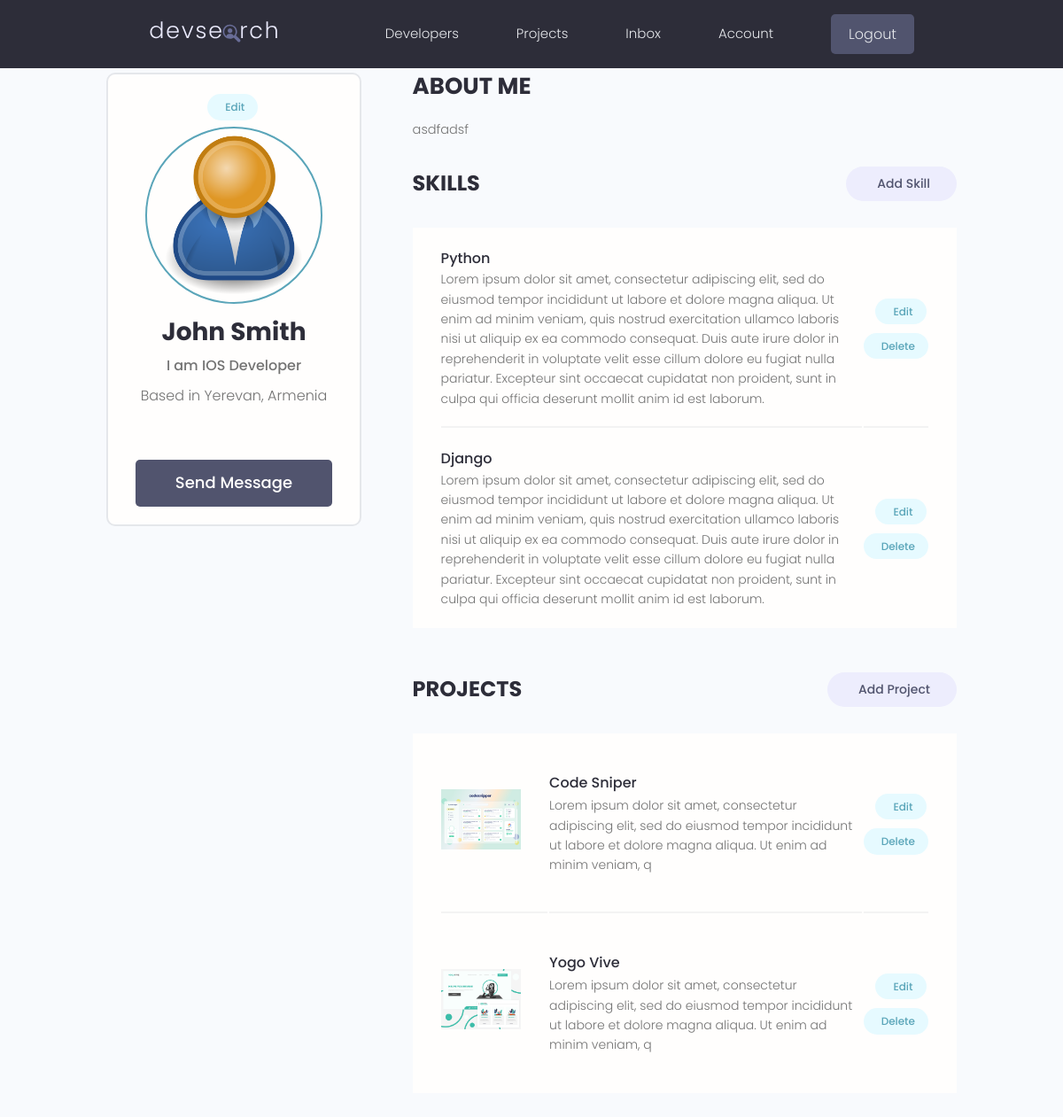
/account/ (signed in), run on the app's committed database.
### users/models.py (models this page shows, shortened)
class Profile(models.Model):
    user = models.OneToOneField(User, on_delete=models.CASCADE, null=True, blank=True)
    name = models.CharField(max_length=200, blank=True, null=True)
    username = models.CharField(max_length=200, blank=True, null=True)
    location = models.CharField(max_length=200, blank=True, null=True)
    email = models.EmailField(max_length=200, blank=True, null=True)
    short_intro = models.CharField(max_length=200, blank=True, null=True)
    bio = models.TextField(blank=True, null=True)
    profile_image = models.ImageField(null=True, blank=True, upload_to='profiles/', default='profiles/user-default.png')
    social_github = models.CharField(max_length=200, blank=True, null=True)
    social_twitter = models.CharField(max_length=200, blank=True, null=True)
    social_linkedin = models.CharField(max_length=200, blank=True, null=True)
    social_youtube = models.CharField(max_length=200, blank=True, null=True)
    social_website = models.CharField(max_length=200, blank=True, null=True)
    created = models.DateTimeField(auto_now_add=True)
    id = models.UUIDField(default=uuid.uuid4, unique=True, primary_key=True, editable=False)

class Skill(models.Model):
    owner = models.ForeignKey(Profile, on_delete=models.CASCADE, null=True, blank=True)
    name = models.CharField(max_length=200, blank=True, null=True)
    description = models.TextField(blank=True, null=True)
    created = models.DateTimeField(auto_now_add=True)
    id = models.UUIDField(default=uuid.uuid4, unique=True, primary_key=True, editable=False)

### projects/models.py (models this page shows, shortened)
class Project(models.Model):
    id = models.UUIDField(default=uuid.uuid4, unique=True, primary_key=True, editable=False)
    owner = models.ForeignKey(Profile, null=True, blank=True, on_delete=models.SET_NULL)
    title = models.CharField(max_length=200)
    description = models.TextField(null=True, blank=True)
    featured_image = models.ImageField(null=True, blank=True, default='default.jpg')
    demo_link = models.CharField(max_length=2000, null=True, blank=True)
    source_link = models.CharField(max_length=2000, null=True, blank=True)
    tags = models.ManyToManyField('Tag', blank=True)
    vote_total = models.IntegerField(default=0, null=True, blank=True)
    vote_ratio = models.IntegerField(default=0, null=True, blank=True)
    created = models.DateTimeField(auto_now_add=True)
    class Meta:
        ordering = ['created']

### users/views.py (the view)
# urls.py: path('account/', views.user_account, name='account'),
@login_required(login_url='login')
def user_account(request):
    profile = request.user.profile
    skills = profile.skill_set.all()
    projects = profile.project_set.all()
    context = {
        'profile': profile,
        'skills': skills,
        'projects': projects
    }
    return render(request, 'users/account.html', context)

### users/templates/users/account.html (shortened to what this page needs)
{% extends 'main.html' %}
{% block content %}
    <div class="container">
      <div class="layout">
        <div class="column column--1of3">
          <div class="card text-center">
            <div class="card__body dev">
              <a class="tag tag--pill tag--main settings__btn" href="{% url 'edit-account' %}"> Edit</a>
              <img class="avatar avatar--xl dev__avatar" src="{{ profile.profile_image.url}}" />
              <h2 class="dev__name">{{ profile.name }}</h2>
              <p class="dev__title">{{ profile.short_intro }}</p>
              <p class="dev__location">Based in {{ profile.location }}</p>
              <a href="#" class="btn btn--sub btn--lg">Send Message </a>
            </div>
          </div>
        </div>
        <div class="column column--2of3">
          <div class="devInfo">
            <h3 class="devInfo__title">About Me</h3>
            <p class="devInfo__about">
              {{ profile.bio }}
            </p>
          </div>
          <div class="settings">
            <h3 class="settings__title">Skills</h3>
            <a class="tag tag--pill tag--sub settings__btn tag--lg" href="{% url 'add-skill' %}"> Add Skill</a>
          </div>
          <table class="settings__table">
                {% for skill in skills %}
                  <tr>
                      <td class="settings__tableInfo">
                        <h4>{{ skill.name }}</h4>
                        <p>
                            {{ skill.description }}
                        </p>
                      </td>
                      <td class="settings__tableActions">
                        <a class="tag tag--pill tag--main settings__btn" href="{% url 'update-skill' skill.id %}"> Edit</a>
                        <a class="tag tag--pill tag--main settings__btn" href="{% url 'delete-skill' skill.id %}?next=/account">
                          Delete</a>
                      </td>
                    </tr>
                {% endfor %}
          </table>
          <div class="settings">
            <h3 class="settings__title">Projects</h3>
            <a class="tag tag--pill tag--sub settings__btn tag--lg" href="{% url 'create-project' %}"> Add Project</a>
          </div>
          <table class="settings__table">
              {% for project in projects %}
                <tr>
                  <td class="settings__thumbnail">
                    <a href="{% url 'project' project.id %}"><img src="{{ project.featured_image.url}}" alt="Project Thumbnail" /></a>
                  </td>
                  <td class="settings__tableInfo">
                    <a href="{% url 'project' project.id %}">{{ project.title }}</a>
                    <p>
                        {{ project.description|slice:'150' }}
                    </p>
                  </td>
                  <td class="settings__tableActions">
                    <a class="tag tag--pill tag--main settings__btn" href="{% url 'update-project' project.id %}"> Edit</a>
                    <a class="tag tag--pill tag--main settings__btn" href="{% url 'delete-project' project.id %}?next=/account">
                      Delete</a>
                  </td>
                </tr>
              {% endfor %}
          </table>
        </div>
      </div>
    </div>
{% endblock %}

### static/styles/app.css (style rules this page uses)
:root { --color-sub: #2d2d39; }
.btn--sub { background-color: var(--color-sub-light); }
.card { border: 2px solid var(--color-light); }
img { width: 100%; }
.dev__avatar { display: block; margin: auto; }
.dev__name { color: var(--color-sub); font-size: 2.8rem; font-weight: 700; margin-top: 1rem; margin-bottom: 0.5rem; }
.dev__title { font-size: 1.6rem; font-weight: 500; line-height: 1.3; }
.dev__location { margin-top: 1rem; }
.devInfo { margin-bottom: 3rem; }
.devInfo__title, .devInfo__subtitle { font-size: 2.6rem; color: var(--color-sub); text-transform: uppercase; font-weight: 700; margin-bottom: 1.5rem; }
.devInfo__about, .devSkill__info { font-size: 1.45rem; line-height: 1.7; text-align: justify; }
.settings { display: flex; justify-content: space-between; align-items: center; }
.settings__title { font-size: 2.4rem; text-transform: uppercase; font-weight: 700; color: var(--color-sub); }
.settings__table { margin-top: 3rem; margin-bottom: 5rem; padding: 0 3rem; background: var(--color-white); }
.settings__table tr { width: 100%; }
.settings__table tr > td { padding: 2rem 0; }
.settings__table tr:not(:last-child) td { border-bottom: 2px solid var(--color-white-light); }
.settings__thumbnail { width: 23%; min-width: 10rem; }
.settings__thumbnail img { padding-right: 3rem; height: 15rem; object-fit: contain; }
.settings__tableInfo { width: 100%; }
.settings__tableInfo h4, .settings__tableInfo a { padding-right: 1rem; width: auto; font-size: 1.6rem; font-weight: 500; color: var(--color-sub); }
.settings__tableInfo p { font-size: 1.4rem; }
.settings__tableActions { text-align: right; }

### static/uikit/styles/modules/_variables.css (style rules this page uses)
:root { --color-main: #5aa5b9; --color-main-light: #e6faff; --color-sub: #3f4156; --color-sub-light: #51546e; --color-sub-lighter: #ededfd; --color-text: #737373; --color-gray: #8b8b8b; --color-light: #e5e7eb; --color-light-gray: #767676; --color-bg: #f8fafd; --color-white: #fffefd; --color-white-light: #f3f3f3; --color-success: #359e64; --color-success-bg: #def8e8; --color-error: #fc4b0b; --color-error-bg: #fff2ee; --font-base: 'Poppins', arial, helvetica, 'Segoe UI', roboto, ubuntu, sans-serif; --font-monospace: 'Fira Code', 'Courier New', courier, monospace; --font-regular: 300; --font-medium: 500; --font-bold: 700; --generic-shadow: 1px 1px 5px #00000010; --generic-transition: all 0.3s ease-in-out; }

### static/uikit/styles/modules/_base.css (style rules this page uses)
* { margin: 0; padding: 0; box-sizing: border-box; text-rendering: optimizeLegibility; color: inherit; font-size: inherit; }
html { font-size: 50%; }
@media only screen and (min-width: 480px) { html { font-size: 56.25%; } }
@media only screen and (min-width: 1200px) { html { font-size: 62.5%; } }
body { line-height: 1.6; font-weight: 400; font-size: 1.5rem; color: var(--color-text); background-color: var(--color-bg); min-height: 100vh; }

### static/uikit/styles/modules/_typography.css (style rules this page uses)
* { font-family: var(--font-base); }
h2 { font-size: 3.6rem; font-weight: var(--font-bold); }
h3 { font-size: 3.2rem; font-weight: var(--font-medium); }
h4 { font-size: 2.8rem; font-weight: var(--font-medium); }
p, span, strong { font-size: 1.6rem; color: var(--color-text); font-weight: var(--font-regular); }
a { padding-bottom: 2px; text-decoration: none; display: inline-block; color: var(--color-main); font-weight: var(--font-medium); }

### static/uikit/styles/modules/_utilities.css (style rules this page uses)
.container { width: 92%; max-width: 165rem; margin: 0 auto; box-sizing: border-box; }
@media screen and (min-width: 1000px) { .container { width: 90%; } }
@media screen and (min-width: 1200px) { .container { width: 80%; } }
.text-center { text-align: center; }

### static/uikit/styles/modules/_avatar.css (style rules this page uses)
.avatar { border-radius: 50%; border: 2px solid var(--color-main); object-fit: cover; }
.avatar--xl { height: 20rem; width: 20rem; }

### static/uikit/styles/modules/_button.css (style rules this page uses)
.btn { display: inline-block; position: relative; cursor: pointer; background-color: var(--color-light); font-weight: var(--font-medium); color: var(--color-sub); text-decoration: none; padding: 1rem 2rem; border-radius: 0.5rem; border: none; width: -webkit-fit-content; width: -moz-fit-content; width: fit-content; height: -webkit-fit-content; height: -moz-fit-content; height: fit-content; font-size: 1.6rem; outline-width: 0; outline-color: transparent; -webkit-backface-visibility: hidden; backface-visibility: hidden; transition: all 0.3s ease-in-out; }
.btn--sub { background-color: var(--color-sub); color: var(--color-white); }
.btn--lg { font-size: 1.8rem; padding: 1.2rem 4.5rem; }

### data on the page
Profile: profile_image (placeholder picture), name "John Smith", short_intro "I am IOS Developer", location "Yerevan, Armenia", bio "asdfadsf"
Skill: name "Python", description "Lorem ipsum dolor sit amet, consectetur adipiscing elit, sed do eiusmod tempor incididunt ut labore et dolore magna aliqua. Ut enim ad minim veniam, quis nostrud exercitation ullamco laboris nisi ut aliquip ex ea commodo consequat. Duis aute irure dolor in reprehenderit in voluptate velit esse cillum dolore eu fugiat nulla pariatur. Excepteur sint occaecat cupidatat non proident, sunt in culpa qui officia deserunt mollit anim id est laborum."
Skill: name "Django", description "Lorem ipsum dolor sit amet, consectetur adipiscing elit, sed do eiusmod tempor incididunt ut labore et dolore magna aliqua. Ut enim ad minim veniam, quis nostrud exercitation ullamco laboris nisi ut aliquip ex ea commodo consequat. Duis aute irure dolor in reprehenderit in voluptate velit esse cillum dolore eu fugiat nulla pariatur. Excepteur sint occaecat cupidatat non proident, sunt in culpa qui officia deserunt mollit anim id est laborum."
Project: featured_image (picture), title "Code Sniper", description "Lorem ipsum dolor sit amet, consectetur adipiscing elit, sed do eiusmod tempor incididunt ut labore et dolore magna aliqua. Ut enim ad minim veniam, q"
Project: featured_image (picture), title "Yogo Vive", description "Lorem ipsum dolor sit amet, consectetur adipiscing elit, sed do eiusmod tempor incididunt ut labore et dolore magna aliqua. Ut enim ad minim veniam, q"
